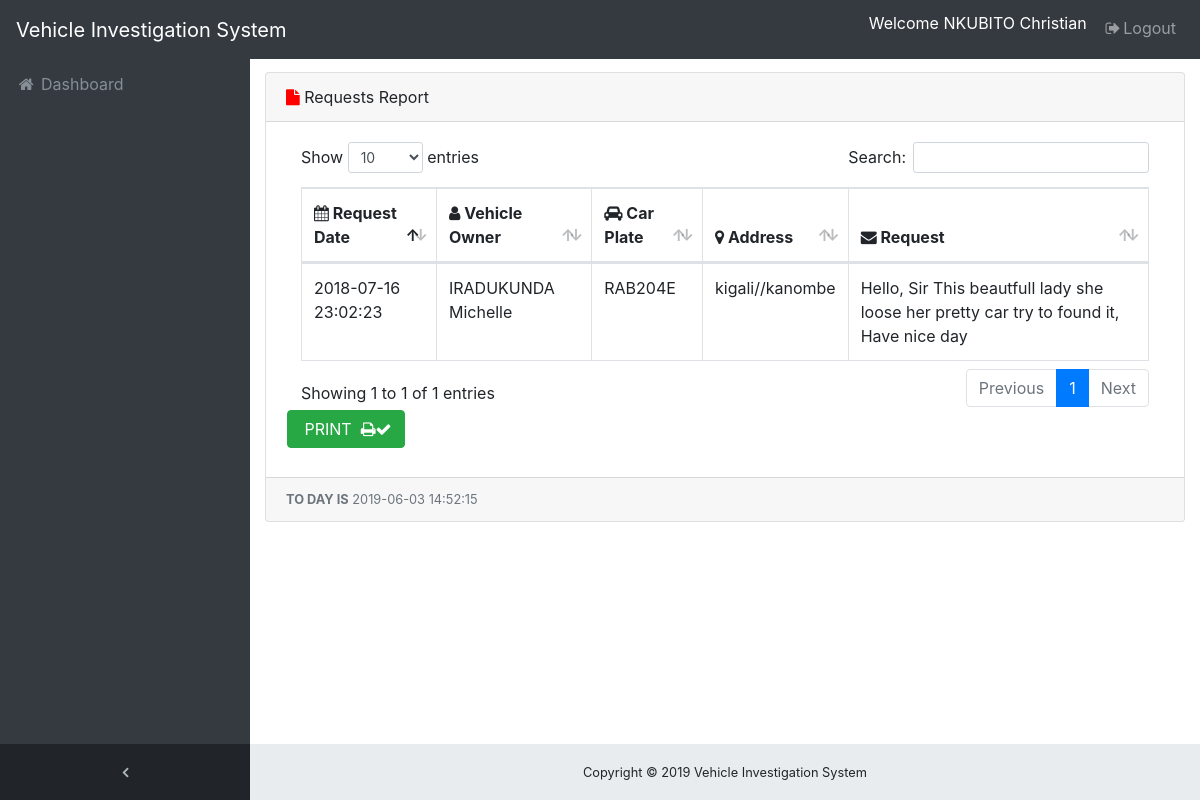
Screenshot of /police/Report.php (signed in) with the database file from the repository.
### tables this page shows
CREATE TABLE IF NOT EXISTS `tbl_users` (
`userID` int(11) NOT NULL,
  `userName` varchar(100) NOT NULL,
  `userEmail` varchar(100) NOT NULL,
  `userPass` varchar(100) NOT NULL,
  `userStatus` enum('Y','N') NOT NULL,
  `province` varchar(15) NOT NULL DEFAULT 'a'
);

CREATE TABLE IF NOT EXISTS `requests` (
`id` int(11) NOT NULL,
  `plaque` varchar(15) NOT NULL,
  `customer_name` varchar(200) NOT NULL,
  `tel` varchar(20) NOT NULL,
  `province` varchar(20) NOT NULL,
  `district` varchar(30) NOT NULL,
  `sector` varchar(20) NOT NULL,
  `vim` varchar(30) NOT NULL,
  `category` varchar(50) NOT NULL,
  `model` varchar(25) NOT NULL,
  `mnumber` varchar(25) NOT NULL,
  `fnumber` varchar(40) NOT NULL,
  `myear` varchar(35) NOT NULL,
  `byear` varchar(23) NOT NULL,
  `msg` varchar(500) NOT NULL,
  `rdate` datetime NOT NULL,
  `status` varchar(30) NOT NULL DEFAULT 'Not Responded',
  `seen_status` int(11) NOT NULL
);

### police/class.user.php (called while the page is built, shortened)
<?php
class USER
{
	private $conn;
	public function __construct()
	{
		$database = new Database();
		$db = $database->dbConnection();
		$this->conn = $db;
    }
	public function runQuery($sql)
	{
		$stmt = $this->conn->prepare($sql);
		return $stmt;
	}
}

### police/Report.php (the view, shortened to what this page needs)
<?php
require_once 'class.user.php';
$user_home = new USER();
$stmt = $user_home->runQuery("SELECT * FROM tbl_users WHERE userID=:uid");
$stmt->execute(array(":uid"=>$_SESSION['userSession']));
$row = $stmt->fetch(PDO::FETCH_ASSOC);
?>
<!DOCTYPE html>
<html lang="en">
<head>
  <link href="vendor/bootstrap/css/bootstrap.min.css" rel="stylesheet">
  <link href="vendor/font-awesome/css/font-awesome.min.css" rel="stylesheet" type="text/css">
  <link href="vendor/datatables/dataTables.bootstrap4.css" rel="stylesheet">
  <link href="css/sb-admin.css" rel="stylesheet">
</head>
<body class="fixed-nav sticky-footer bg-dark" id="page-top">
  <nav class="navbar navbar-expand-lg navbar-dark bg-dark fixed-top" id="mainNav">
    <a class="navbar-brand" href="index.php">Vehicle Investigation System</a>
    <div class="collapse navbar-collapse" id="navbarResponsive">
      <ul class="navbar-nav navbar-sidenav" id="exampleAccordion">
        <li class="nav-item" data-toggle="tooltip" data-placement="right" title="Dashboard">
          <a class="nav-link" href="dashboard.php">
            <i class="fa fa-fw fa-home"></i>
            <span class="nav-link-text">Dashboard</span>
          </a>
        </li>
      </ul>
      <ul class="navbar-nav sidenav-toggler">
        <li class="nav-item">
          <a class="nav-link text-center" id="sidenavToggler">
            <i class="fa fa-fw fa-angle-left"></i>
          </a>
        </li>
      </ul>
      <ul class="navbar-nav ml-auto">
        <li class="nav-item">
          <form class="form-inline my-2 my-lg-0 mr-lg-2">
            <p style="color:white;margin-top: 3px;">Welcome <?php echo $row['userName']; ?></P>
          </form>
        </li>
        <li class="nav-item">
          <a class="nav-link" href="logout.php"> <i class="fa fa-fw fa-sign-out"></i>Logout</a>
        </li>
      </ul>
    </div>
  </nav>
  <div class="content-wrapper">
    <div class="container-fluid">
      <div class="card mb-3">
        <div class="card-header">
          <i class="fa fa-file" style="color: red"></i>&nbsp;Requests Report</div>
        <div class="card-body">
          <div class="table-responsive">
            <table class="table table-bordered" id="dataTable" width="100%" cellspacing="0">
              <thead>
                <tr>
                  <th><i class="fa fa-calendar"> </i> Request Date</th>
                  <th><i class="fa fa-user"> </i> Vehicle Owner</th>
                  <th><i class="fa fa-car"> </i> Car Plate</th>
                  <th><i class="fa fa-map-marker"></i>  Address</th>
                  <th><i class="fa fa-envelope"></i>  Request</th>
                </tr>
              </thead>
            <?php
			include 'dbcon.php';
                                $result = $conn->prepare("SELECT * FROM requests WHERE status='Not Responded' ORDER BY id DESC");
                                $result->execute(array("Not Responded"));
                                for($i=0; $row = $result->fetch(); $i++){
                            ?>  <tbody>
                <tr>
                  <td><?php echo $row ['rdate']; ?></td>
                  <td><?php echo $row ['customer_name']; ?></td>
                  <td><?php echo $row ['plaque']; ?></td>
                  <td><?php echo $row ['province']; ?>/<?php echo $row ['district']; ?>/<?php echo $row ['sector'];
                  ?> </td>
                  <td><?php echo $row ['msg']; ?></td>
                </tr>
                 <?php } ?>
              </tbody>
            </table>
			<table>
			<tr><td>
			<div class="btn-group" style="margin-right:20px;">
			<label id=btn>
                 <a class="btn btn-success" href="" onclick ="printdata()"> &nbsp;PRINT &nbsp;<i class="fa fa-print"></i><i class="fa fa-check"></i></a>
			</label>
                 </div></td></tr>
			</table>
          </div>
        </div>
        <div class="card-footer small text-muted">
<?php
    $dt = new DateTime();
    echo"<B>TO DAY IS</B>"." ". $dt->format('Y-m-d H:i:s');
?></div>
      </div>
    </div>
    <footer class="sticky-footer">
      <div class="container">
        <div class="text-center">
          <small>Copyright &copy; <?php echo date('Y'); ?> Vehicle Investigation System</small>
        </div>
      </div>
    </footer>
  </div>
</body>
</html>

### police/css/sb-admin.css (style rules this page uses)
html { position: relative; min-height: 100%; }
body { overflow-x: hidden; }
body.sticky-footer { margin-bottom: 56px; }
body.sticky-footer .content-wrapper { min-height: calc(100vh - 56px - 56px); }
body.fixed-nav { padding-top: 56px; }
.content-wrapper { min-height: calc(100vh - 56px); padding-top: 1rem; }
#mainNav .navbar-collapse { overflow: auto; max-height: 75vh; }
#mainNav .navbar-collapse .navbar-nav .nav-item .nav-link { cursor: pointer; }
#mainNav .navbar-collapse .sidenav-toggler { display: none; }
@media (min-width: 992px) { #mainNav .navbar-brand { width: 250px; } }
@media (min-width: 992px) { #mainNav .navbar-collapse { overflow: visible; max-height: none; } }
@media (min-width: 992px) { #mainNav .navbar-collapse .navbar-sidenav { position: absolute; top: 0; left: 0; -webkit-flex-direction: column; -ms-flex-direction: column; flex-direction: column; margin-top: 56px; } }
@media (min-width: 992px) { #mainNav .navbar-collapse .navbar-sidenav > .nav-item { width: 250px; padding: 0; } }
@media (min-width: 992px) { #mainNav .navbar-collapse .navbar-sidenav > .nav-item > .nav-link { padding: 1em; } }
#mainNav.fixed-top .sidenav-toggler { display: none; }
@media (min-width: 992px) { #mainNav.fixed-top .navbar-sidenav { height: calc(100vh - 112px); } }
@media (min-width: 992px) { #mainNav.fixed-top .sidenav-toggler { position: absolute; top: 0; left: 0; display: flex; -webkit-flex-direction: column; -ms-flex-direction: column; flex-direction: column; margin-top: calc(100vh - 56px); } }
@media (min-width: 992px) { #mainNav.fixed-top .sidenav-toggler > .nav-item { width: 250px; padding: 0; } }
@media (min-width: 992px) { #mainNav.fixed-top .sidenav-toggler > .nav-item > .nav-link { padding: 1em; } }
#mainNav.fixed-top.navbar-dark .sidenav-toggler { background-color: #212529; }
#mainNav.fixed-top.navbar-dark .sidenav-toggler a i { color: #adb5bd; }
.content-wrapper { overflow-x: hidden; background: white; }
@media (min-width: 992px) { .content-wrapper { margin-left: 250px; } }
#sidenavToggler i { font-weight: 800; }
#mainNav.navbar-dark .navbar-collapse .navbar-sidenav > .nav-item > .nav-link { color: #868e96; }
@media (min-width: 992px) { #mainNav.navbar-dark .navbar-collapse .navbar-sidenav { background: #343a40; } }
footer.sticky-footer { position: absolute; right: 0; bottom: 0; width: 100%; height: 56px; background-color: #e9ecef; line-height: 55px; }
@media (min-width: 992px) { footer.sticky-footer { width: calc(100% - 250px); } }

### rows the page displays
tbl_users: userName "NKUBITO Christian"
requests: rdate "2018-07-16 23:02:23", customer_name "IRADUKUNDA Michelle", plaque "RAB204E", province "kigali", sector "kanombe", msg "Hello, Sir This beautfull lady she loose her pretty car try to found it, Have nice day"
